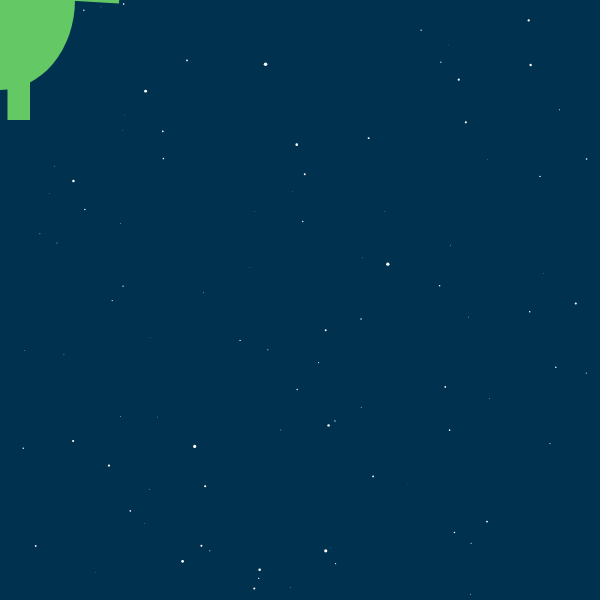
Frame 1 (no input)
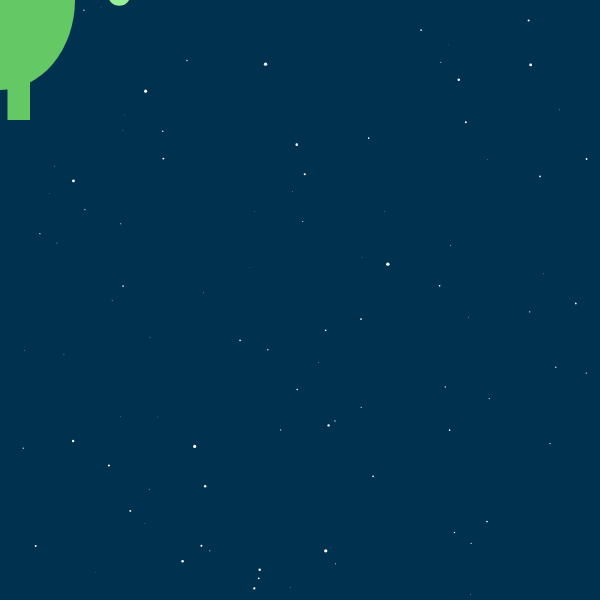
Frame 60 (no input)
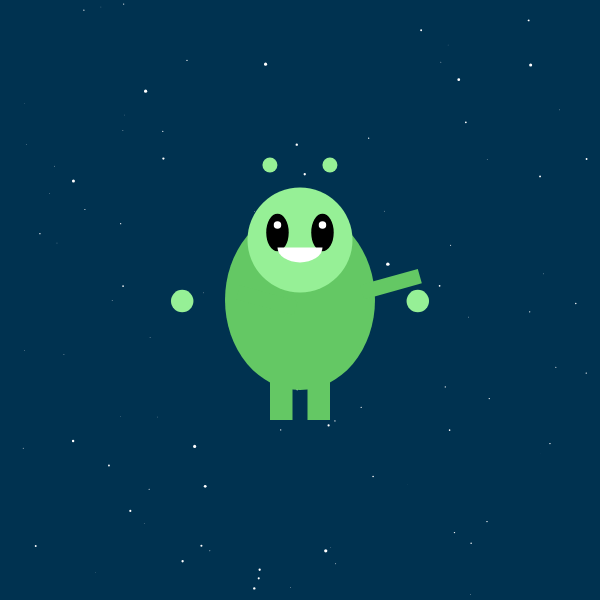
Frame 120 (the mouse pressed at the canvas centre since frame 60)

The p5.js sketch that drew these frames (run headless with seeded random() and noise() and a simulated clock; from frame 60 on, the mouse is pressed at the canvas centre):

// p5.js sketch
// ── sketch.js
let eyeSize = 0;
let eyeWiggle = 0;
let armAngle = 0;

function setup() {
  createCanvas(600, 600);
  noStroke();
}

function draw() {
  background(0, 50, 80); // Dark blue background
  
  // Add some stars in the background
  drawStars();
  
  // Calculate distance from mouse to center for animations
  let distance = dist(mouseX, mouseY, width/2, height/2);
  
  // Eye animation values
  eyeSize = map(distance, 0, width/2, 0.15, 0.25, true);
  eyeWiggle = sin(frameCount * 0.1) * 0.05;
  
  // Arm wave animation
  armAngle = sin(frameCount * 0.2) * 0.3;
  
  // Draw the alien at mouse position
  drawAlien(mouseX, mouseY, 150);
}

function drawAlien(x, y, size) {
  // Main body (green)
  fill(100, 200, 100);
  ellipse(x, y, size, size*1.2);
  
  // Head (lighter green)
  fill(150, 240, 150);
  ellipse(x, y - size*0.4, size*0.7, size*0.7);
  
  // Eyes (big and black with animation)
  fill(0);
  ellipse(x - size*0.15 + eyeWiggle, y - size*0.45, size*eyeSize, size*(eyeSize + 0.1));
  ellipse(x + size*0.15 + eyeWiggle, y - size*0.45, size*eyeSize, size*(eyeSize + 0.1));
  
  // Eye shine (white dots)
  fill(255);
  ellipse(x - size*0.15 + eyeWiggle, y - size*0.5, size*0.05, size*0.05);
  ellipse(x + size*0.15 + eyeWiggle, y - size*0.5, size*0.05, size*0.05);
  
  // Mouth (smile that changes with mouse speed)
  let mouthHeight = map(abs(mouseX - pmouseX), 0, 20, 0.2, 0.4, true);
  arc(x, y - size*0.35, size*0.3, size*mouthHeight, 0, PI);
  
  // Arms (with waving animation)
  fill(100, 200, 100);
  push();
  translate(x - size*0.4, y - size*0.1);
  rotate(-armAngle);
  rect(0, 0, size*0.4, size*0.1);
  pop();
  
  push();
  translate(x + size*0.4, y - size*0.1);
  rotate(armAngle);
  rect(0, 0, size*0.4, size*0.1);
  pop();
  
  // Hands (circles at end of arms)
  fill(150, 240, 150);
  ellipse(x - size*0.4 - cos(armAngle)*size*0.4, y - size*0.1 - sin(armAngle)*size*0.4, size*0.15);
  ellipse(x + size*0.4 + cos(armAngle)*size*0.4, y - size*0.1 - sin(armAngle)*size*0.4, size*0.15);
  
  // Legs
  fill(100, 200, 100);
  rect(x - size*0.2, y + size*0.5, size*0.15, size*0.3);
  rect(x + size*0.05, y + size*0.5, size*0.15, size*0.3);
  
  // Antenna (with slight wiggle)
  fill(150, 240, 150);
  let antennaWiggle = sin(frameCount * 0.15) * 0.1;
  line(x - size*0.1, y - size*0.7, x - size*0.2 + antennaWiggle, y - size*0.9);
  line(x + size*0.1, y - size*0.7, x + size*0.2 + antennaWiggle, y - size*0.9);
  ellipse(x - size*0.2 + antennaWiggle, y - size*0.9, size*0.1);
  ellipse(x + size*0.2 + antennaWiggle, y - size*0.9, size*0.1);
}

function drawStars() {
  fill(255);
  for (let i = 0; i < 100; i++) {
    // Make stars twinkle slightly
    let twinkle = sin(frameCount * 0.1 + i * 10) * 0.5 + 1;
    let x = (noise(i) * width * 2) % width;
    let y = (noise(i + 100) * height * 2) % height;
    let size = noise(i + 200) * 3 * twinkle;
    ellipse(x, y, size, size);
  }
}
